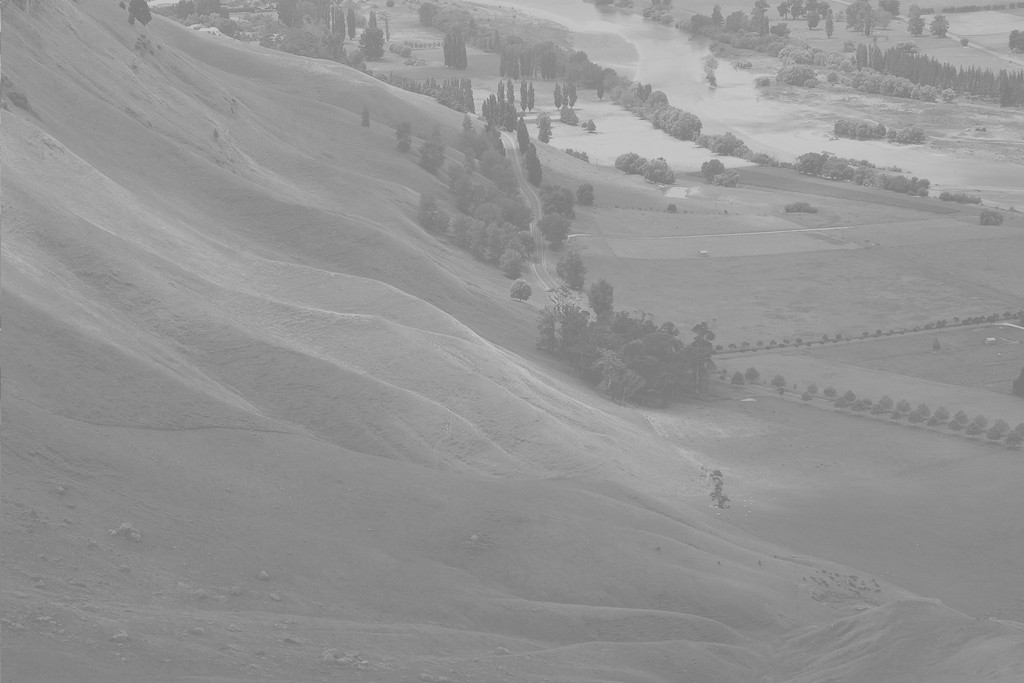
#> input picture posts/Python/Unequalized_Hawkes_Bay_NZ.jpg, 1024 x 683 px
$ jupyter execute --allow-errors python_2.ipynb
#> lines starting #> are read from the running program, lines starting #| are printed output that depends on the picture
## Matplotlib

[cell 1]
import matplotlib.pyplot as plt

### Boxplot

Boxplot의 장점: 단순히 평균을 주는 것보다 데이터를 파악하고 직관을 얻기에 유리하다.

[cell 2]
y1=[75,75,76,76,77,77,78,79,79,98] # A선생님에게 통계학을 배운 학생의 점수들
y2=[76,76,77,77,78,78,79,80,80,81] # B선생님에게 통계학을 배운 학생의 점수들

#> (the rest of this cell did not finish here and is left out)

정규분포가정을 하는 법(데이터를 보고 어떻게 정규분포라고 알 수 있는가?): 데이터의 히스토그램을 그려서 종 모양이 되는지 확인해본다.

### Histogram

히스토그램 : X축이 변수의 구간, Y축은 그 구간에 포함된 빈도를 의미하는 그림

[cell 3]
y=[10,11,12,15,16,20,21,22,23,24,25]
plt.hist(y, bins=10, range=[0,30]);
# ;으로 결과 생략하기.
# bins : 가로축 구간의 갯수(막대의 갯수)
# range : 가로축의 범위 지정
#> figure, not shown here; tallest bar 3 high, from x = 21 to 24

#> (a cell that did not finish here is left out)

[cell 5]
# !pip install opencv-python
import cv2

### Histogram 응용 예제

[cell 6]
# !wget https://upload.wikimedia.org/wikipedia/commons/0/08/Unequalized_Hawkes_Bay_NZ.jpg
img = cv2.imread('Unequalized_Hawkes_Bay_NZ.jpg')
#> img is the input picture: shape (683, 1024, 3); min 114, max 208, mean 148
# !rm Unequalized_Hawkes_Bay_NZ.jpg

`!wget 주소`: 주소에 있는 이미지를 다운로드

`!rm 파일이름`: 현재폴더에 "파일이름"을 삭제

다만 이런 명령어는 리눅스 기반에서 동작. 윈도우 환경에서는 동작하지 않는다.

[cell 7]
plt.imshow(img)

[cell 8]
# 이미지를 rgb로 각각 분리하고 각 색깔들의 히스토그램을 그려보기.

r= img[:,:,0] # 빨강(R)
g= img[:,:,1] # 녹색(G)
b= img[:,:,2] # 파랑(B)

plt.hist(r.reshape(-1),bins=255,range=(0,255));
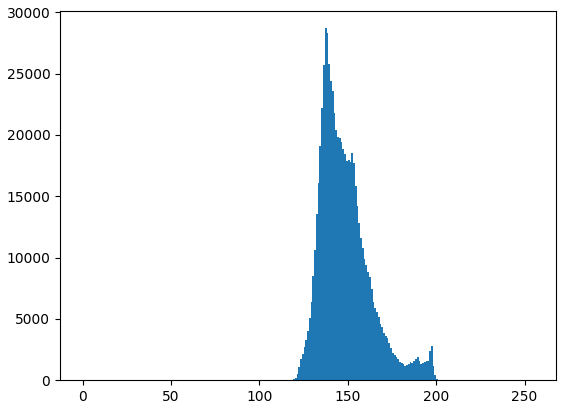
#> figure drawn by matplotlib, 1 panel; tallest bar 28701 high, from x = 137 to 138

[cell 9]
r.reshape(-1)

- cv2.equalizeHist()를 이용하여 분포의 모양은 대략적으로 유지하면서 값을 퍼트리자!

[cell 10]
rr = cv2.equalizeHist(r)
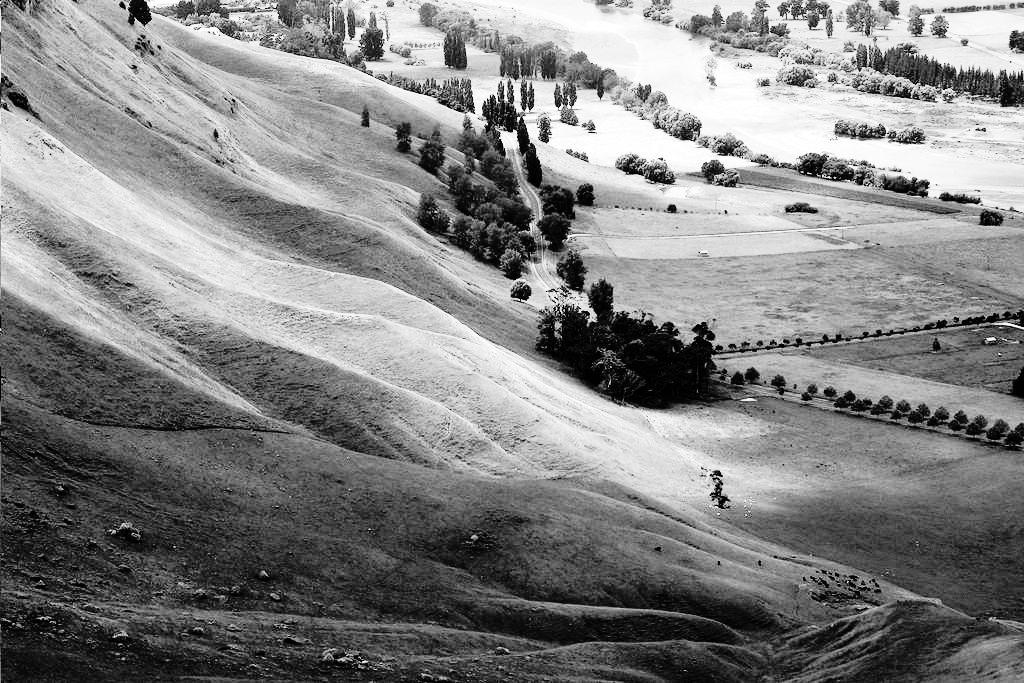
#> rr: shape (683, 1024); min 0, max 255, mean 130.5
gg = cv2.equalizeHist(g)
bb = cv2.equalizeHist(b)

[cell 11]
plt.hist(r.reshape(-1),bins=255, range=[0,255],label='before');
plt.hist(rr.reshape(-1),bins=255,range=[0,255],label='after');
plt.legend()
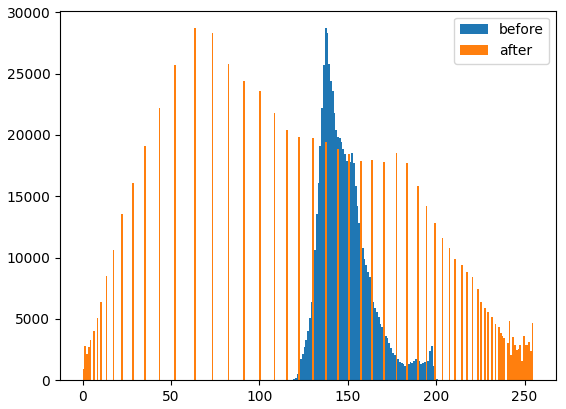
#> figure drawn by matplotlib, 1 panel; tallest bar 28701 high, from x = 137 to 138; tallest bar 28701 high, from x = 63 to 64

#> (a cell that did not finish here is left out)

[cell 13]
img.shape
#> Out = (683, 1024, 3)

#> (a cell that did not finish here is left out)

#> (a cell that did not finish here is left out)

### Line plot

`-` r--등의 옵션은 Markers + Line Styles + Colors 의 조합으로 표현가능

ref: https://matplotlib.org/stable/api/_as_gen/matplotlib.pyplot.plot.html

- `--r`: 점선(dashed)스타일 + 빨간색
- `r--`: 빨간색 + 점선(dashed)스타일
- `:k`: 점선(dotted)스타일 + 검은색
- `k:`: 검은색 + 점선(dotted)스타일

Line Styles

| character |     description     |
|:---------:|:-------------------:|
|    ‘-’    |  solid line style   |
|    ‘–’    |  dashed line style  |
|   ‘-.’    | dash-dot line style |
|    ‘:’    |  dotted line style  |

Colors

| character |  color  |
|:---------:|:-------:|
|    ‘b’    |  blue   |
|    ‘g’    |  green  |
|    ‘r’    |   red   |
|    ‘c’    |  cyan   |
|    ‘m’    | magenta |
|    ‘y’    | yellow  |
|    ‘k’    |  black  |
|    ‘w’    |  white  |

Markers

| character |      description      |
|:---------:|:---------------------:|
|    ‘.’    |     point marker      |
|    ‘,’    |     pixel marker      |
|    ‘o’    |     circle marker     |
|    ‘v’    | triangle_down marker  |
|    ‘^’    |  triangle_up marker   |
|   ‘\<’    | triangle_left marker  |
|   ‘\>’    | triangle_right marker |
|    ‘1’    |    tri_down marker    |
|    ‘2’    |     tri_up marker     |
|    ‘3’    |    tri_left marker    |
|    ‘4’    |   tri_right marker    |
|    ‘8’    |    octagon marker     |
|    ‘s’    |     square marker     |
|    ‘p’    |    pentagon marker    |
|    ‘P’    | plus (filled) marker  |
|   ’\*’    |      star marker      |
|    ‘h’    |    hexagon1 marker    |
|    ‘H’    |    hexagon2 marker    |
|    ‘+’    |      plus marker      |
|    ‘x’    |       x marker        |
|    ‘X’    |   x (filled) marker   |
|    ‘D’    |    diamond marker     |
|    ‘d’    |  thin_diamond marker  |
|   ‘\|’    |     vline marker      |
|   ’\_’    |     hline marker      |

[cell 16]
plt.plot([1,2,4,3],'k:');
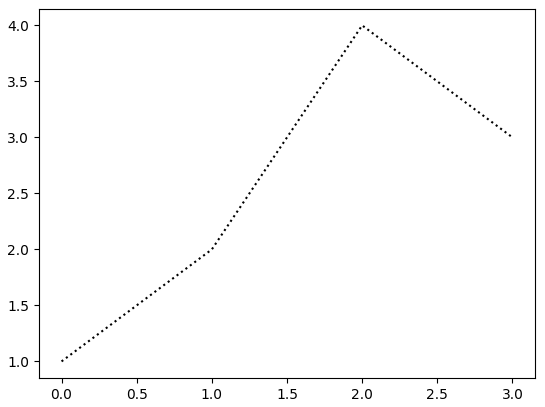
#> figure drawn by matplotlib, 1 panel

### Scatter plot

마커를 설정하면 끝

[cell 17]
plt.plot([1,2,4,3],'o');

[cell 18]
plt.plot([1,2,4,3],'x');

색깔변경

[cell 19]
plt.plot([1,2,4,3],'or')

### dot-connected plot

마커와 라인스타일을 동시에 사용하면 dot-connected plot이 된다.

[cell 20]
plt.plot([1,2,4,3],'--o');

[cell 21]
# 색도 적용 가능
plt.plot([1,2,4,3],'--or');

순서를 바꿔도 상관없다.

ex) `--or` `r--o` 등..

### 겹쳐 그리기

[cell 22]
plt.plot([1,2,4,3])
plt.plot([3,4,1,2],'--o')
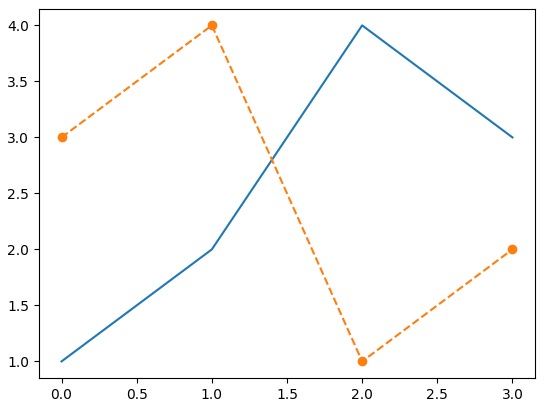
#> figure drawn by matplotlib, 1 panel

#> (a cell that did not finish here is left out)

### `plt.plot` 쓰지 않고 그림 그리기

계층구조: Figure $\supset$ [Axes,…] $\supset$ YAxis, XAxis, [Line2D,…]

개념:
- Figure(fig): 도화지
- Axes(ax): 도화지에 존재하는 그림틀
- Axis, Lines: 그림틀 위에 올려지는 물체(object)

`-` 목표: 아래와 똑같은 그림을 plt.plot()을 쓰지 않고 만든다.

[cell 24]
plt.plot([1,2,3,2],'--o')
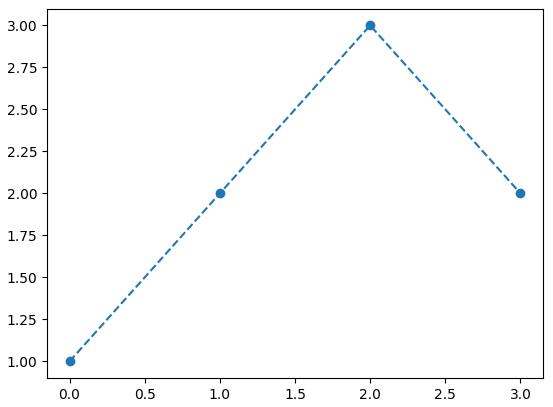
#> figure drawn by matplotlib, 1 panel

[cell 25]
import matplotlib

fig = plt.Figure()
ax = fig.add_axes([0.125, 0.11, 0.775, 0.77])
ax.set_xlim([-0.15, 3.15])
ax.set_ylim([0.9, 3.1])
line = matplotlib.lines.Line2D(
    xdata=[0,1,2,3],
    ydata=[1,2,3,2],
    linestyle='--',
    marker='o'
)
ax.add_line(line)
fig

#### Figure

[cell 26]
fig = plt.Figure()

이 과정은 사실 클래스 -> 인스턴스의 과정임 (plt라는 모듈안에 Figure라는 클래스가 있는데, 그 클래스에서 인스턴스를 만드는 과정임)

[cell 27]
fig # 아직은 아무것도 없음

#### Axes

[cell 28]
ax = fig.add_axes([0.125, 0.11, 0.775, 0.77])

`fig.add_axes`는 fig에 소속된 함수이며, 도화지에서 그림틀을 ‘추가하는’ 함수이다.

[cell 29]
fig # fig라는 이름의 도화지에는 추가된 그림틀이 보인다.

#### Axes 조정

[cell 30]
ax.set_xlim([-0.15, 3.15])
ax.set_ylim([0.9, 3.1])

[cell 31]
fig

#### Line

[cell 32]
line = matplotlib.lines.Line2D(
    xdata=[0,1,2,3],
    ydata=[1,2,3,2],
    linestyle='--',
    marker='o'
)

[cell 33]
ax.add_line(line)

[cell 34]
fig

#### 미니맵

[cell 35]
fig = plt.Figure()
ax = fig.add_axes([0,0,2,2])
ax_mini = fig.add_axes([1.4,0.2,0.5,0.5])
fig

[cell 36]
ax.plot([1,5,3,4],'--o')
ax_mini.plot([1,2,3,1],'--or')
fig

#### Subplot

`plt.subplots()`

- 예시 1

[cell 37]
# fig, axs = plt.subplots(2)
fig, (ax1,ax2) = plt.subplots(2,figsize=(4,4))
ax1.plot([1,2,3,2],'--r')
ax2.plot([1,2,4,3],'--o')
fig.tight_layout()
# plt.tight_layout()
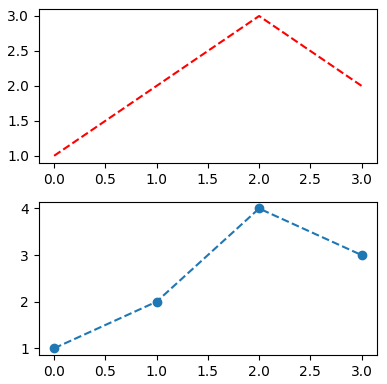
#> figure drawn by matplotlib, 2 panels

- 예시 2

[cell 38]
fig, ((ax1,ax2),(ax3,ax4)) = plt.subplots(2,2, figsize=(4,4))
ax1.plot([1,2,4,3],'o', color='C0')
ax2.plot([1,2,4,3],'o', color='C1')
ax3.plot([1,2,4,3],'o', color='C2')
ax4.plot([1,2,4,3],'o', color='C3')
fig.tight_layout()
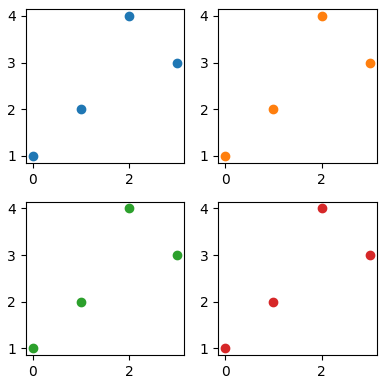
#> figure drawn by matplotlib, 4 panels

#### Title

##### plt

[cell 39]
plt.subplot(121)
plt.plot([1,2,3])
plt.title('asdf')
plt.subplot(122)
plt.plot([1,2,1])
plt.title('1234')
plt.tight_layout()
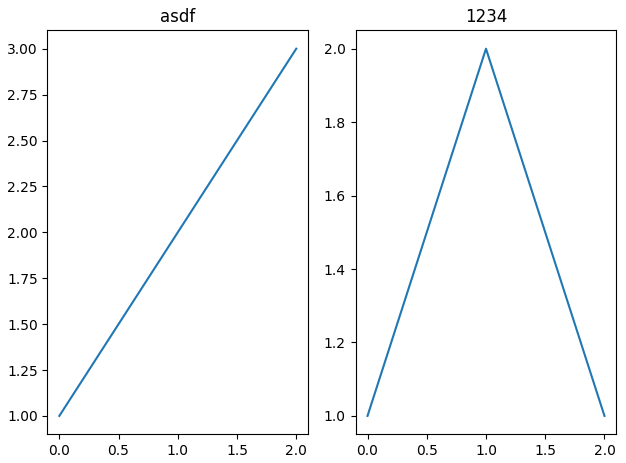
#> figure drawn by matplotlib, 2 panels

##### fig

[cell 40]
fig,(ax1,ax2) = plt.subplots(1,2)
ax1.set_title('asdf')
ax2.set_title('1234')
fig.suptitle('asdf1234')
fig.tight_layout()

[cell 41]
fig, ((ax1, ax2, ax3), (ax4, ax5, ax6)) = plt.subplots(2,3)
x,y = [1,2,3,4], [1,2,4,3]
ax1.plot(x,y, 'ro')
ax2.plot(x,y, 'go')
ax3.plot(x,y, 'bo')
ax4.plot(x,y, 'ro--')
ax5.plot(x,y, 'go--')
ax6.plot(x,y, 'bo--')
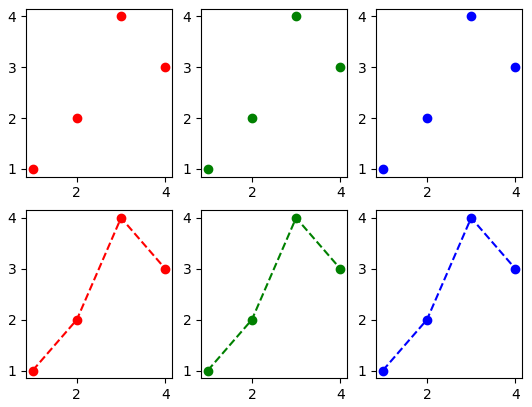
#> figure drawn by matplotlib, 6 panels
